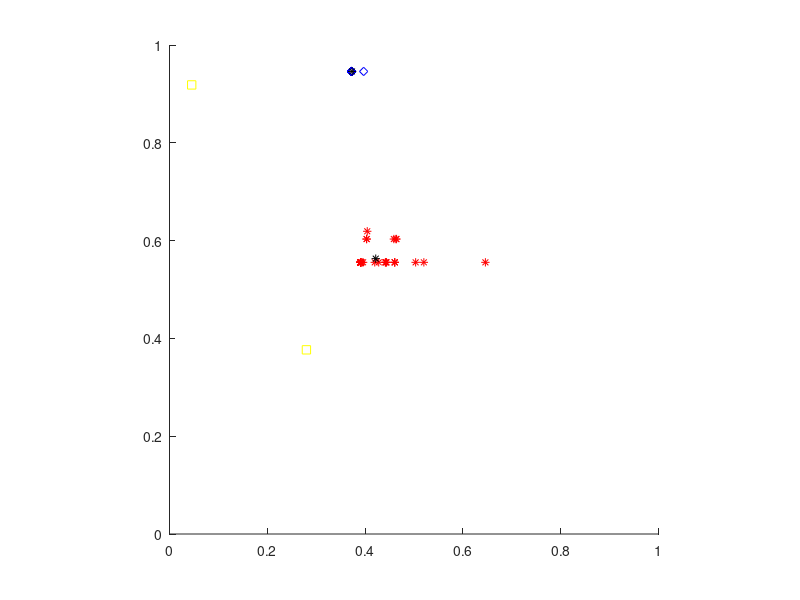

Write MATLAB code to recreate this figure.
function [ output_args ] = mdc()
fprintf('Minimal Distance Classifier\n')
load data_trafficsigns.mat
% Compute prototypes
protot(1,:) = sum(roundred,1)/size(roundred,1);
protot(2,:) = sum(trianglered,1)/size(trianglered,1);

d12 = dataval*(protot(1,:)'-protot(2,:)') - ((protot(1,:)'-protot(2,:)')'*(protot(1,:)'+protot(2,:)'))/2;

colorplot = {'r*','bd'};
figure, hold on,axis equal, axis([0 1 0 1])
for i = 1:size(datavalues,1),
    plot(datavalues(i,1),datavalues(i,2),colorplot{datavalues(i,3)})
end
plot(protot(:,1),protot(:,2),'k*')
plot(dataval(:,1),dataval(:,2),'ys')
hold off
end

